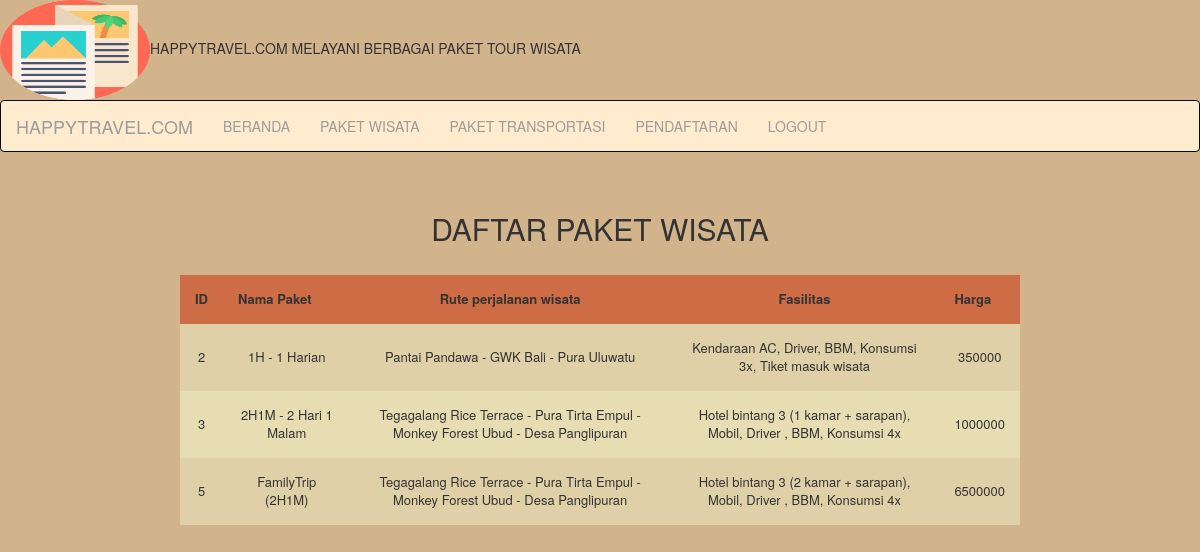
The page /index.php/berandauser/wisata on the database its author committed.
### tables this page shows
CREATE TABLE `paketwisata` (
  `id` int(11) NOT NULL,
  `namapaket` varchar(255) NOT NULL,
  `rutewisata` text NOT NULL,
  `fasilitas` text NOT NULL,
  `harga` int(25) NOT NULL
);

### application/controllers/berandauser.php (called while the page is built, shortened)
<?php
class Berandauser extends CI_Controller
{
	public function wisata()
	{
		$this->load->helper('url','form');
		$this->load->model('wisata_model');
		$data['wisata_object']= $this->wisata_model->getDataWisataQueryObject();
		$this->load->view('user/wisata_user', $data);
	}
}

### index.php (called while the page is built, shortened)
<?php
require_once BASEPATH.'core/CodeIgniter.php';

### application/models/wisata_model.php (called while the page is built, shortened)
<?php
class Wisata_model extends CI_Model
{
	public function getDataWisataQueryObject()
	{
		$query=$this->db->query('Select * from paketwisata');
		return $query->result();
	}
}
 ?>

### application/views/user/wisata_user.php (the view, shortened to what this page needs)
<?php $this->load->view('tampilan/headerlogin'); ?>
<!DOCTYPE html>
<html>
<br><center>
<h2>DAFTAR PAKET WISATA</h2> <br></center>
<table id="racetimes">
<tr id="firstrow">
<th>ID</th><th>Nama Paket</th><th><center>Rute perjalanan wisata</center></th><th><center>Fasilitas</center></th><th>Harga</th></tr>
<?php foreach ($wisata_object as $key => $data): ?>
            <tr>
                    <td><?php echo $data->id ?></td>
                    <td><?php echo $data->namapaket ?></td>
                    <td><?php echo $data->rutewisata ?></td>
                    <td><?php echo $data->fasilitas ?></td>
                    <td><?php echo $data->harga ?></td>
            </tr>
            <?php endforeach ?>
    </table>

### application/views/tampilan/headerlogin.php (shortened to what this page needs)
<!DOCTYPE html>
<html>
<head>
    <img src="<?php echo base_url()?>assets/images/logo.png?>" width=150 height=100>HAPPYTRAVEL.COM MELAYANI BERBAGAI PAKET TOUR WISATA</a>
    <link rel="stylesheet" href="<?=base_url()?>assets/css/bootstrap.min.css">
    <link href="<?=base_url()?>assets/css/bootstrap.min.css" rel="stylesheet">
    <link rel="stylesheet" href="<?=base_url()?>assets/DataTables/datatables.min.css">
</head>
    <nav class="navbar navbar-inverse">
        <a class="navbar-brand" href="#">HAPPYTRAVEL.COM</a>
        <ul class="nav navbar-nav">
            <li>
                <a href="<?php echo site_url()?>/berandauser/index">BERANDA</a>
            </li>
            <li>
                <a href="<?php echo site_url()?>/berandauser/wisata">PAKET WISATA</a>
            </li>
            <li>
                <a href="<?php echo site_url()?>/berandauser/transportasi">PAKET TRANSPORTASI</a>
            </li>
            <li>
                <a href="<?php echo site_url()?>/pelanggan/Create">PENDAFTARAN</a>
            </li>
             <li>
                <a href="<?php echo site_url()?>/Login/logout">LOGOUT</a>
            </li>
        </ul>
    </nav>

### application/views/tampilan/headerlogin.php (style rules this page uses)
.navbar-inverse { background-color: #FFEBCD; }

### application/views/user/wisata_user.php (style rules this page uses)
* { font-family: Helvetica Neue, Arial, sans-serif; }
h1, table { text-align: center; }
table { border-collapse: collapse; width: 70%; margin: 0 auto 5rem; }
th, td { padding: 1.5rem; font-size: 1.3rem; }
tr { background: hsl(50, 50%, 80%); }
tr, td { transition: .4s ease-in; }
tr:first-child { background: hsla(12, 100%, 40%, 0.5); }
tr:nth-child(even) { background: hsla(50, 50%, 80%, 0.7); }

### rows shown on the page
paketwisata: id "2", namapaket "1H - 1 Harian", rutewisata "Pantai Pandawa - GWK Bali - Pura Uluwatu", fasilitas "Kendaraan AC, Driver, BBM, Konsumsi 3x, Tiket masuk wisata", harga "350000"
paketwisata: id "3", namapaket "2H1M - 2 Hari 1 Malam", rutewisata "Tegagalang Rice Terrace - Pura Tirta Empul - Monkey Forest Ubud - Desa Panglipuran", fasilitas "Hotel bintang 3 (1 kamar + sarapan), Mobil, Driver , BBM, Konsumsi 4x", harga "1000000"
paketwisata: id "5", namapaket "FamilyTrip (2H1M)", rutewisata "Tegagalang Rice Terrace - Pura Tirta Empul - Monkey Forest Ubud - Desa Panglipuran", fasilitas "Hotel bintang 3 (2 kamar + sarapan), Mobil, Driver , BBM, Konsumsi 4x", harga "6500000"
